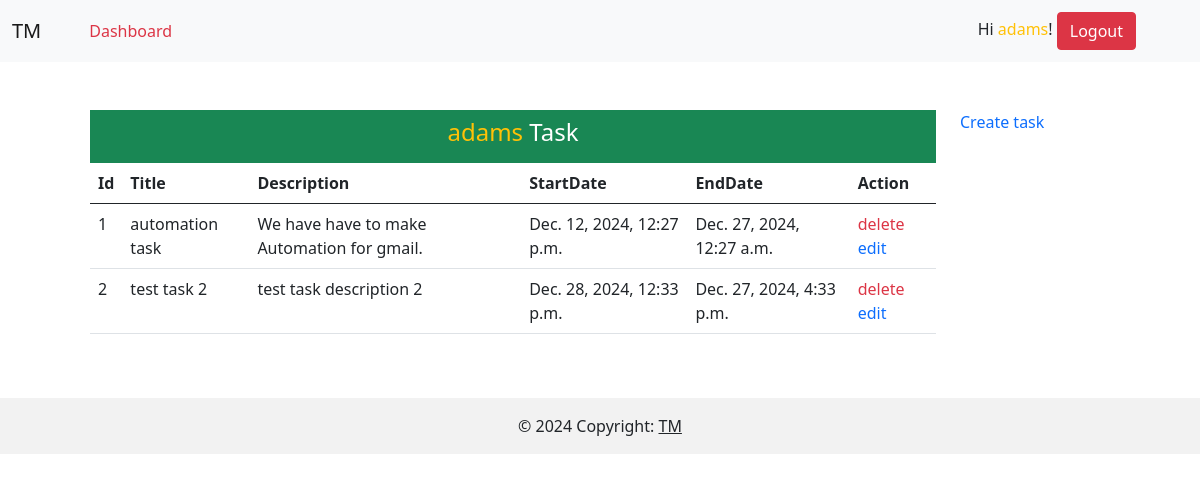
Screenshot of /profile/ (signed in) with the database file from the repository.
### task_app/models.py (models this page shows, shortened)
class Task(models.Model):
    title = models.CharField(max_length=100)
    description = models.TextField(default='')
    start_date = models.DateTimeField()
    end_date = models.DateTimeField()
    user = models.ForeignKey(User, on_delete=models.CASCADE)

### task_app/views.py (the view)
# urls.py: path('profile/',views.profile),
@login_required
def profile(request):
    tasks = Task.objects.filter(user=request.user)
    if request.method == 'POST':
        form = CreateTaskForm(request.POST)
        if form.is_valid():
            form.save()
            return redirect("/profile")
    context = {'tasks':tasks}
    return render(request, 'profile.html',context=context)

### task_app/templates/profile.html (shortened to what this page needs)
{% extends 'base.html' %}
{% block content %}
<div class="container p-5">
    <div class="row">
        <div class="col-10">
            <div class="text-center text-white bg-success p-2">
                <h4>
                 <span>
                    {% if user.is_authenticated %}
                             <span class="text-warning">{{ user.username }}</span>
                    {% endif %}
                 </span>
                    Task
                </h4>
            </div>
            <table class="table">
                <thead>
                    <tr>
                        <th scope="col">Id</th>
                        <th scope="col">Title</th>
                        <th scope="col">Description</th>
                        <th scope="col">StartDate</th>
                        <th scope="col">EndDate</th>
                        <th scope="col">Action</th>
                    </tr>
                </thead>
                <tbody>
                    {% for task in tasks %}
                    <tr>
                        <td scope="col">{{task.id}}</td>
                        <td scope="col">{{task.title}}</td>
                        <td scope="col">{{task.description}}</td>
                        <td scope="col">{{task.start_date}}</td>
                        <td scope="col">{{task.end_date}}</td>
                        <td>
                            <a href="/delete/{{task.id}}" class="text-danger" style="text-decoration: none;">delete </a>
                            <a href="/edit/{{task.id}}" style="text-decoration: none;">edit</a>
                        </td>
                    </tr>
                    {% endfor %}
                </tbody>
            </table>
        </div>
        <div class="col-2">
            <a href="{% url 'create_task' %}" style="text-decoration: none;"> Create task</a>
        </div>
    </div>
</div>
{% endblock %}

### task_app/templates/base.html (shortened to what this page needs)
{% load static %}
<!DOCTYPE html>
<html lang="en">
<head>
    <link rel="stylesheet" href="{% static 'css/bootstrap1.css' %}">
</head>
<body>
    {% include 'header.html' %}
    <div class="container">
        {% block content %}
        {% endblock %}
    </div>
    {% include 'footer.html' %}
</body>
</html>

### task_app/templates/header.html (shortened to what this page needs)
<nav class="navbar navbar-expand-lg navbar-light bg-light">
  <div class="container-fluid">
    <a class="navbar-brand" href="/">TM</a>
    <div class="collapse navbar-collapse" id="navbarSupportedContent">
      <ul class="navbar-nav me-auto mb-2 mb-lg-0">
        <li class="nav-item">
          <a class="nav-link active" aria-current="page" href="#"></a>
        </li>
        <li class="nav-item">
          <a class="nav-link" href="#"></a>
        </li>
        {% if user.is_authenticated %}
        <li class="nav-item">
          <a href="/profile" class="text-danger" style="text-decoration: none;">Dashboard</a>
        </li>
        {% endif %}
      </ul>
      <span class="mx-5 p-1">
        {% if user.is_authenticated %}
        Hi <span class="text-warning ">{{ user.username }}</span>!
        <a href="/logout_user" class="btn btn-danger">Logout</a>
        {% else %}
        <a href="/login" class="btn btn-primary"><span class="glyphicon glyphicon-log-in"></span>Login</a>
        <a href="/register" class="btn btn-success">register</a>
        {% endif %}
      </span>
    </div>
  </div>
</nav>

### task_app/templates/footer.html
<footer class="bg-body-tertiary text-center text-lg-start">
    <div class="text-center p-3" style="background-color: rgba(0, 0, 0, 0.05);">
        © 2024 Copyright:
        <a class="text-body" href="/">TM</a>
    </div>
</footer>

### rows the page displays
Task: id "1", title "automation task", description "We have have to make Automation for gmail.", start_date "Dec. 12, 2024, 12:27 p.m.", end_date "Dec. 27, 2024, 12:27 a.m."
Task: id "2", title "test task 2", description "test task description 2", start_date "Dec. 28, 2024, 12:33 p.m.", end_date "Dec. 27, 2024, 4:33 p.m."

### other values shown
{{ user.username }} "adams"
